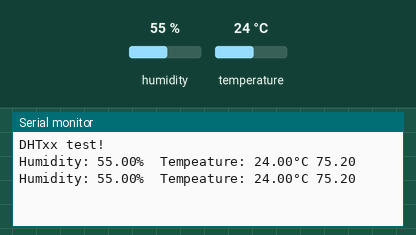
Bench run of a program on a simulated Arduino Uno, built with avr-gcc and run on an emulated ATmega328P. On the bench: the last lines printed to the serial monitor. The test bench sets the inputs (shaded band); at power-on: humidity 55 %, temperature 24 °C.

Above: at 4.8 s.
4.9 s: humidity set to 22 %
At 7.2 s:
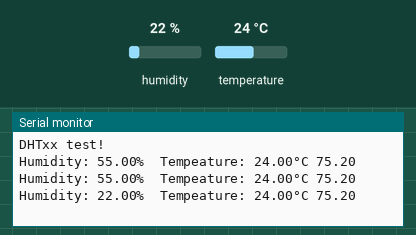
7.9 s: temperature set to 12 °C
At 9.0 s:
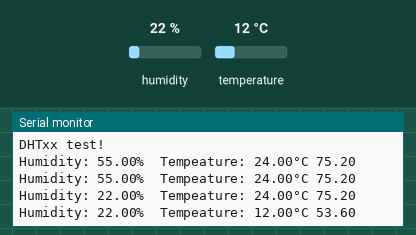
10.9 s: humidity set to 40 %
At 12.5 s:
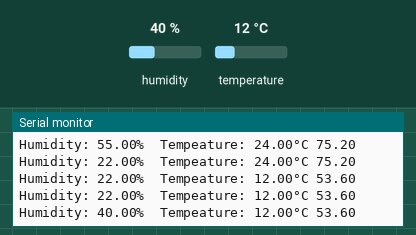
Timing chart, 0 to 14.0 s (numbered marks = the images above; inputs shaded):
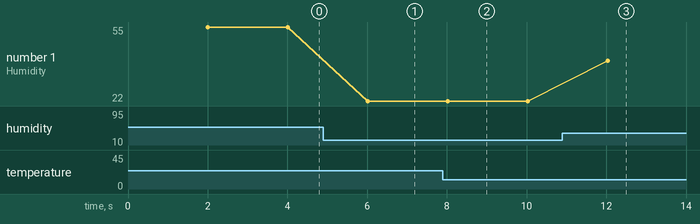

Measured:
- after the input at 4.9 s, the serial monitor: prints a new line after 1.1 s (image 1)
- after the input at 7.9 s, the serial monitor: prints a new line after 0.13 s (image 2)
- after the input at 10.9 s, the serial monitor: prints a new line after 1.1 s (image 3)
- plotted number 1: 55 → 22 after the input at 4.9 s, 22 → 40 after the input at 10.9 s

The program:

main.cpp
```cpp
#include "DHT.h"
#define DHTPIN 2      // Digital pin connected to the DHT sensor
#define DHTTYPE DHT22 // DHT 22  (AM2302), AM2321
DHT dht(DHTPIN, DHTTYPE);

const int N_FEATURES = 12;
const float MEAN[N_FEATURES] = {/* μ_Temperature, μ_Humidity */};
const float STD[N_FEATURES] = {/* σ_Temperature, σ_Humidity */};
const float WEIGHTS[N_FEATURES] = {/* W_Temperature, W_Humidity */};
const float BIAS = 0; /* b */

float X[N_FEATURES] = {20.0, 57.36, 0, 400, 12306, 18520, 939.735, 0.0, 0.0, 0.0, 0.0, 0.0}; // Input features

void setup()
{
  Serial.begin(9600);
  Serial.println(F("DHTxx test!"));
  dht.begin();
}

void loop()
{
  delay(2000);

  // Reading temperature or humidity takes about 250 milliseconds!
  // Sensor readings may also be up to 2 seconds 'old' (its a very slow sensor)
  float h = dht.readHumidity();
  // Read temperature as Celsius (the default)
  float t = dht.readTemperature();
  // Read temperature as Fahrenheit (isFahrenheit = true)
  float f = dht.readTemperature(true);

  // add data to input array
  X[0] = t;
  X[1] = h;

  // Check if any reads failed and exit early (to try again).
  if (isnan(h) || isnan(t) || isnan(f))
  {
    Serial.println(F("Failed to read from DHT sensor!"));
    return;
  }

  // TODO: Add code to standardize the inputs

  // TODO: Add code to compute the output of wx + b

  // TODO: Add code to apply the sigmoid function

  // TODO: Add code to print the result to the serial monitor

  // Compute heat index in Fahrenheit (the default)
  // float hif = dht.computeHeatIndex(f, h);
  // Compute heat index in Celsius (isFahreheit = false)
  // float hic = dht.computeHeatIndex(t, h, false);

  Serial.print("Humidity: ");
  Serial.print(h);
  Serial.print("%  Tempeature: ");
  Serial.print(t);
  Serial.print("°C ");
  Serial.println(f);
  // Serial.print(F("°F  Heat index: "));
  // Serial.print(hic);
  // Serial.print(F("°C "));
  // Serial.print(hif);
  // Serial.println(F("°F"));
}
```
